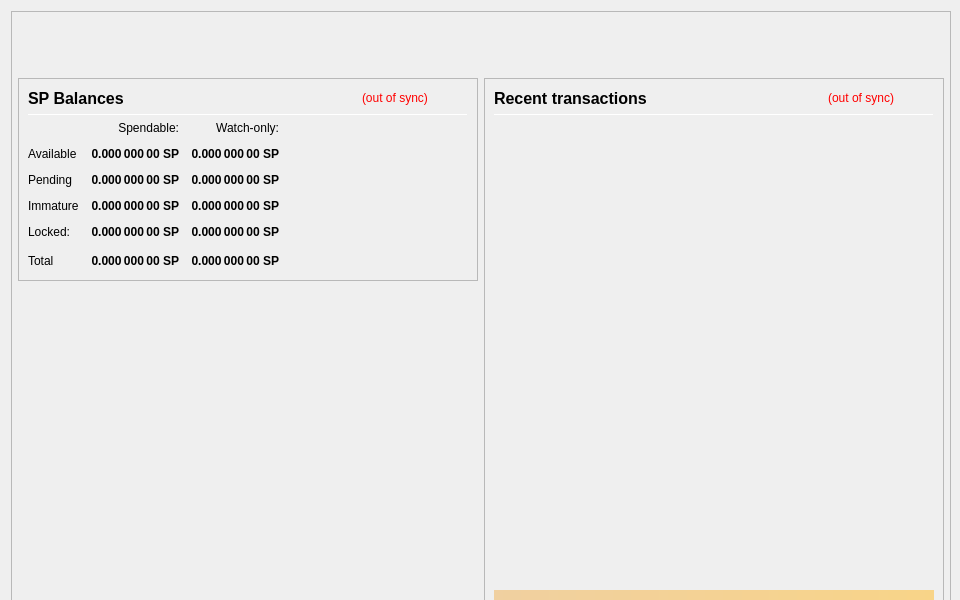
<?xml version="1.0" encoding="UTF-8"?>
<ui version="4.0">
 <class>OverviewPage</class>
 <widget class="QWidget" name="OverviewPage">
  <property name="geometry">
   <rect>
    <x>0</x>
    <y>0</y>
    <width>960</width>
    <height>600</height>
   </rect>
  </property>
  <property name="minimumSize">
   <size>
    <width>960</width>
    <height>600</height>
   </size>
  </property>
  <property name="font">
   <font>
    <weight>50</weight>
    <bold>false</bold>
   </font>
  </property>
  <property name="windowTitle">
   <string>Form</string>
  </property>
  <layout class="QVBoxLayout" name="topLayout" stretch="0">
   <property name="rightMargin">
    <number>9</number>
   </property>
   <item>
    <widget class="QFrame" name="frame_BG">
     <property name="minimumSize">
      <size>
       <width>850</width>
       <height>610</height>
      </size>
     </property>
     <property name="maximumSize">
      <size>
       <width>16777215</width>
       <height>16777215</height>
      </size>
     </property>
     <property name="frameShape">
      <enum>QFrame::StyledPanel</enum>
     </property>
     <property name="frameShadow">
      <enum>QFrame::Raised</enum>
     </property>
     <layout class="QVBoxLayout" name="verticalLayout_3" stretch="0">
      <property name="leftMargin">
       <number>0</number>
      </property>
      <property name="topMargin">
       <number>0</number>
      </property>
      <property name="rightMargin">
       <number>0</number>
      </property>
      <property name="bottomMargin">
       <number>6</number>
      </property>
      <item>
       <layout class="QVBoxLayout" name="verticalLayout_Master" stretch="0,1">
        <property name="leftMargin">
         <number>0</number>
        </property>
        <property name="topMargin">
         <number>0</number>
        </property>
        <property name="rightMargin">
         <number>0</number>
        </property>
        <property name="bottomMargin">
         <number>0</number>
        </property>
        <item>
         <widget class="QFrame" name="frame_Header">
          <layout class="QVBoxLayout" name="verticalLayout_Header" stretch="0">
           <property name="leftMargin">
            <number>0</number>
           </property>
           <property name="topMargin">
            <number>0</number>
           </property>
           <property name="rightMargin">
            <number>0</number>
           </property>
           <property name="bottomMargin">
            <number>0</number>
           </property>
           <item>
            <layout class="QHBoxLayout" name="horizontalLayout_Header" stretch="1,0">
             <property name="spacing">
              <number>6</number>
             </property>
             <item>
              <spacer name="horizontalSpacer_Header">
               <property name="orientation">
                <enum>Qt::Horizontal</enum>
               </property>
               <property name="sizeHint" stdset="0">
                <size>
                 <width>40</width>
                 <height>20</height>
                </size>
               </property>
              </spacer>
             </item>
             <item>
              <widget class="QLabel" name="labelOverviewHeaderRight">
               <property name="minimumSize">
                <size>
                 <width>464</width>
                 <height>60</height>
                </size>
               </property>
               <property name="maximumSize">
                <size>
                 <width>16777215</width>
                 <height>60</height>
                </size>
               </property>
               <property name="font">
                <font>
                 <pointsize>14</pointsize>
                </font>
               </property>
               <property name="text">
                <string/>
               </property>
               <property name="alignment">
                <set>Qt::AlignRight|Qt::AlignTrailing|Qt::AlignVCenter</set>
               </property>
              </widget>
             </item>
            </layout>
           </item>
          </layout>
         </widget>
        </item>
        <item>
         <widget class="QFrame" name="frame_Content">
          <layout class="QVBoxLayout" name="verticalLayout_Content">
           <property name="leftMargin">
            <number>6</number>
           </property>
           <property name="topMargin">
            <number>0</number>
           </property>
           <property name="rightMargin">
            <number>6</number>
           </property>
           <property name="bottomMargin">
            <number>0</number>
           </property>
           <item>
            <layout class="QHBoxLayout" name="horizontalLayout_Content" stretch="1,1">
             <property name="spacing">
              <number>6</number>
             </property>
             <item>
              <layout class="QVBoxLayout" name="verticalLayout_left" stretch="0,0">
               <item>
                <widget class="QFrame" name="frameBalances">
                 <property name="frameShape">
                  <enum>QFrame::StyledPanel</enum>
                 </property>
                 <property name="frameShadow">
                  <enum>QFrame::Raised</enum>
                 </property>
                 <layout class="QVBoxLayout" name="verticalLayout_4">
                  <item>
                   <layout class="QHBoxLayout" name="hlBalancesHeader" stretch="2,0,0">
                    <property name="spacing">
                     <number>6</number>
                    </property>
                    <item>
                     <widget class="QLabel" name="labelBalances">
                      <property name="minimumSize">
                       <size>
                        <width>0</width>
                        <height>0</height>
                       </size>
                      </property>
                      <property name="font">
                       <font>
                        <pointsize>12</pointsize>
                        <weight>75</weight>
                        <bold>true</bold>
                       </font>
                      </property>
                      <property name="text">
                       <string>SP Balances</string>
                      </property>
                     </widget>
                    </item>
                    <item>
                     <widget class="QLabel" name="labelWalletStatus">
                      <property name="cursor">
                       <cursorShape>WhatsThisCursor</cursorShape>
                      </property>
                      <property name="toolTip">
                       <string>The displayed information may be out of date. Your wallet automatically synchronizes with the Supro network after a connection is established, but this process has not completed yet.</string>
                      </property>
                      <property name="styleSheet">
                       <string notr="true">QLabel { color: red; }</string>
                      </property>
                      <property name="text">
                       <string notr="true">(out of sync)</string>
                      </property>
                      <property name="alignment">
                       <set>Qt::AlignLeading|Qt::AlignLeft|Qt::AlignVCenter</set>
                      </property>
                     </widget>
                    </item>
                    <item>
                     <spacer name="hsBalancesHeader">
                      <property name="orientation">
                       <enum>Qt::Horizontal</enum>
                      </property>
                      <property name="sizeHint" stdset="0">
                       <size>
                        <width>40</width>
                        <height>20</height>
                       </size>
                      </property>
                     </spacer>
                    </item>
                   </layout>
                  </item>
                  <item>
                   <widget class="Line" name="lineBalances">
                    <property name="minimumSize">
                     <size>
                      <width>0</width>
                      <height>1</height>
                     </size>
                    </property>
                    <property name="maximumSize">
                     <size>
                      <width>16777215</width>
                      <height>1</height>
                     </size>
                    </property>
                    <property name="orientation">
                     <enum>Qt::Horizontal</enum>
                    </property>
                   </widget>
                  </item>
                  <item>
                   <layout class="QGridLayout" name="gridLayout">
                    <property name="spacing">
                     <number>12</number>
                    </property>
                    <item row="0" column="1">
                     <widget class="QLabel" name="labelSpendable">
                      <property name="text">
                       <string>Spendable:</string>
                      </property>
                      <property name="alignment">
                       <set>Qt::AlignRight|Qt::AlignTrailing|Qt::AlignVCenter</set>
                      </property>
                     </widget>
                    </item>
                    <item row="0" column="2">
                     <widget class="QLabel" name="labelWatchonly">
                      <property name="text">
                       <string>Watch-only:</string>
                      </property>
                      <property name="alignment">
                       <set>Qt::AlignRight|Qt::AlignTrailing|Qt::AlignVCenter</set>
                      </property>
                     </widget>
                    </item>
                    <item row="1" column="0">
                     <widget class="QLabel" name="labelAvailableText">
                      <property name="text">
                       <string>Available</string>
                      </property>
                      <property name="textInteractionFlags">
                       <set>Qt::NoTextInteraction</set>
                      </property>
                     </widget>
                    </item>
                    <item row="1" column="1">
                     <widget class="QLabel" name="labelAvailable">
                      <property name="font">
                       <font>
                        <weight>75</weight>
                        <bold>true</bold>
                       </font>
                      </property>
                      <property name="cursor">
                       <cursorShape>ArrowCursor</cursorShape>
                      </property>
                      <property name="toolTip">
                       <string>Your current spendable balance</string>
                      </property>
                      <property name="text">
                       <string notr="true">0.000 000 00 SP</string>
                      </property>
                      <property name="alignment">
                       <set>Qt::AlignRight|Qt::AlignTrailing|Qt::AlignVCenter</set>
                      </property>
                      <property name="textInteractionFlags">
                       <set>Qt::NoTextInteraction</set>
                      </property>
                     </widget>
                    </item>
                    <item row="1" column="2">
                     <widget class="QLabel" name="labelWatchAvailable">
                      <property name="font">
                       <font>
                        <weight>75</weight>
                        <bold>true</bold>
                       </font>
                      </property>
                      <property name="cursor">
                       <cursorShape>ArrowCursor</cursorShape>
                      </property>
                      <property name="toolTip">
                       <string>Your current balance in watch-only addresses</string>
                      </property>
                      <property name="text">
                       <string notr="true">0.000 000 00 SP</string>
                      </property>
                      <property name="alignment">
                       <set>Qt::AlignRight|Qt::AlignTrailing|Qt::AlignVCenter</set>
                      </property>
                      <property name="textInteractionFlags">
                       <set>Qt::NoTextInteraction</set>
                      </property>
                     </widget>
                    </item>
                    <item row="2" column="0">
                     <widget class="QLabel" name="labelPendingText">
                      <property name="text">
                       <string>Pending</string>
                      </property>
                      <property name="textInteractionFlags">
                       <set>Qt::NoTextInteraction</set>
                      </property>
                     </widget>
                    </item>
                    <item row="2" column="1">
                     <widget class="QLabel" name="labelPending">
                      <property name="font">
                       <font>
                        <weight>75</weight>
                        <bold>true</bold>
                       </font>
                      </property>
                      <property name="cursor">
                       <cursorShape>ArrowCursor</cursorShape>
                      </property>
                      <property name="toolTip">
                       <string>Total of transactions that have yet to be confirmed, and do not yet count toward the spendable balance</string>
                      </property>
                      <property name="text">
                       <string notr="true">0.000 000 00 SP</string>
                      </property>
                      <property name="alignment">
                       <set>Qt::AlignRight|Qt::AlignTrailing|Qt::AlignVCenter</set>
                      </property>
                      <property name="textInteractionFlags">
                       <set>Qt::NoTextInteraction</set>
                      </property>
                     </widget>
                    </item>
                    <item row="2" column="2">
                     <widget class="QLabel" name="labelWatchPending">
                      <property name="font">
                       <font>
                        <weight>75</weight>
                        <bold>true</bold>
                       </font>
                      </property>
                      <property name="cursor">
                       <cursorShape>ArrowCursor</cursorShape>
                      </property>
                      <property name="toolTip">
                       <string>Unconfirmed transactions to watch-only addresses</string>
                      </property>
                      <property name="text">
                       <string notr="true">0.000 000 00 SP</string>
                      </property>
                      <property name="alignment">
                       <set>Qt::AlignRight|Qt::AlignTrailing|Qt::AlignVCenter</set>
                      </property>
                      <property name="textInteractionFlags">
                       <set>Qt::NoTextInteraction</set>
                      </property>
                     </widget>
                    </item>
                    <item row="3" column="0">
                     <widget class="QLabel" name="labelImmatureText">
                      <property name="text">
                       <string>Immature</string>
                      </property>
                      <property name="textInteractionFlags">
                       <set>Qt::NoTextInteraction</set>
                      </property>
                     </widget>
                    </item>
                    <item row="3" column="1">
                     <widget class="QLabel" name="labelImmature">
                      <property name="font">
                       <font>
                        <weight>75</weight>
                        <bold>true</bold>
                       </font>
                      </property>
                      <property name="cursor">
                       <cursorShape>ArrowCursor</cursorShape>
                      </property>
                      <property name="toolTip">
                       <string>Staked or masternode rewards that has not yet matured</string>
                      </property>
                      <property name="text">
                       <string notr="true">0.000 000 00 SP</string>
                      </property>
                      <property name="alignment">
                       <set>Qt::AlignRight|Qt::AlignTrailing|Qt::AlignVCenter</set>
                      </property>
                      <property name="textInteractionFlags">
                       <set>Qt::NoTextInteraction</set>
                      </property>
                     </widget>
                    </item>
                    <item row="3" column="2">
                     <widget class="QLabel" name="labelWatchImmature">
                      <property name="font">
                       <font>
                        <weight>75</weight>
                        <bold>true</bold>
                       </font>
                      </property>
                      <property name="cursor">
                       <cursorShape>ArrowCursor</cursorShape>
                      </property>
                      <property name="toolTip">
                       <string>Staked or masternode rewards in watch-only addresses that has not yet matured</string>
                      </property>
                      <property name="text">
                       <string notr="true">0.000 000 00 SP</string>
                      </property>
                      <property name="alignment">
                       <set>Qt::AlignRight|Qt::AlignTrailing|Qt::AlignVCenter</set>
                      </property>
                      <property name="textInteractionFlags">
                       <set>Qt::NoTextInteraction</set>
                      </property>
                     </widget>
                    </item>
                    <item row="4" column="0">
                     <widget class="QLabel" name="labelLockedText">
                      <property name="toolTip">
                       <string>Locked SP or Masternode collaterals.</string>
                      </property>
                      <property name="text">
                       <string>Locked:</string>
                      </property>
                     </widget>
                    </item>
                    <item row="4" column="1">
                     <widget class="QLabel" name="labelLocked">
                      <property name="font">
                       <font>
                        <weight>75</weight>
                        <bold>true</bold>
                       </font>
                      </property>
                      <property name="cursor">
                       <cursorShape>ArrowCursor</cursorShape>
                      </property>
                      <property name="toolTip">
                       <string>Locked SP or Masternode collaterals.</string>
                      </property>
                      <property name="text">
                       <string notr="true">0.000 000 00 SP</string>
                      </property>
                      <property name="alignment">
                       <set>Qt::AlignRight|Qt::AlignTrailing|Qt::AlignVCenter</set>
                      </property>
                      <property name="textInteractionFlags">
                       <set>Qt::NoTextInteraction</set>
                      </property>
                     </widget>
                    </item>
                    <item row="4" column="2">
                     <widget class="QLabel" name="labelWatchLocked">
                      <property name="font">
                       <font>
                        <weight>75</weight>
                        <bold>true</bold>
                       </font>
                      </property>
                      <property name="cursor">
                       <cursorShape>ArrowCursor</cursorShape>
                      </property>
                      <property name="toolTip">
                       <string>Current locked balance in watch-only addresses</string>
                      </property>
                      <property name="text">
                       <string notr="true">0.000 000 00 SP</string>
                      </property>
                      <property name="alignment">
                       <set>Qt::AlignRight|Qt::AlignTrailing|Qt::AlignVCenter</set>
                      </property>
                      <property name="textInteractionFlags">
                       <set>Qt::NoTextInteraction</set>
                      </property>
                     </widget>
                    </item>
                    <item row="5" column="0">
                     <widget class="QLabel" name="labelTotalText">
                      <property name="text">
                       <string>Total</string>
                      </property>
                      <property name="textInteractionFlags">
                       <set>Qt::NoTextInteraction</set>
                      </property>
                     </widget>
                    </item>
                    <item row="5" column="1">
                     <widget class="QLabel" name="labelTotal">
                      <property name="font">
                       <font>
                        <weight>75</weight>
                        <bold>true</bold>
                       </font>
                      </property>
                      <property name="cursor">
                       <cursorShape>ArrowCursor</cursorShape>
                      </property>
                      <property name="toolTip">
                       <string>Your current total balance</string>
                      </property>
                      <property name="text">
                       <string notr="true">0.000 000 00 SP</string>
                      </property>
                      <property name="alignment">
                       <set>Qt::AlignRight|Qt::AlignTrailing|Qt::AlignVCenter</set>
                      </property>
                      <property name="textInteractionFlags">
                       <set>Qt::NoTextInteraction</set>
                      </property>
                     </widget>
                    </item>
                    <item row="5" column="2">
                     <widget class="QLabel" name="labelWatchTotal">
                      <property name="font">
                       <font>
                        <weight>75</weight>
                        <bold>true</bold>
                       </font>
                      </property>
                      <property name="cursor">
                       <cursorShape>ArrowCursor</cursorShape>
                      </property>
                      <property name="toolTip">
                       <string>Current total balance in watch-only addresses</string>
                      </property>
                      <property name="text">
                       <string notr="true">0.000 000 00 SP</string>
                      </property>
                      <property name="alignment">
                       <set>Qt::AlignRight|Qt::AlignTrailing|Qt::AlignVCenter</set>
                      </property>
                      <property name="textInteractionFlags">
                       <set>Qt::NoTextInteraction</set>
                      </property>
                     </widget>
                    </item>
                    <item row="5" column="3">
                     <spacer name="hsBalances">
                      <property name="orientation">
                       <enum>Qt::Horizontal</enum>
                      </property>
                      <property name="sizeHint" stdset="0">
                       <size>
                        <width>40</width>
                        <height>20</height>
                       </size>
                      </property>
                     </spacer>
                    </item>
                   </layout>
                  </item>
                 </layout>
                </widget>
               </item>
               <item>
                <spacer name="verticalSpacer">
                 <property name="orientation">
                  <enum>Qt::Vertical</enum>
                 </property>
                 <property name="sizeHint" stdset="0">
                  <size>
                   <width>20</width>
                   <height>40</height>
                  </size>
                 </property>
                </spacer>
               </item>
              </layout>
             </item>
             <item>
              <layout class="QVBoxLayout" name="verticalLayout_right" stretch="1">
               <item>
                <widget class="QFrame" name="frame_RecentTransactions">
                 <property name="minimumSize">
                  <size>
                   <width>0</width>
                   <height>0</height>
                  </size>
                 </property>
                 <property name="frameShape">
                  <enum>QFrame::StyledPanel</enum>
                 </property>
                 <property name="frameShadow">
                  <enum>QFrame::Raised</enum>
                 </property>
                 <layout class="QVBoxLayout" name="verticalLayout_1" stretch="0,0,0,0,0">
                  <item>
                   <layout class="QHBoxLayout" name="horizontalLayout_2" stretch="2,0,0">
                    <property name="spacing">
                     <number>3</number>
                    </property>
                    <item>
                     <widget class="QLabel" name="labelRecentTransactions">
                      <property name="minimumSize">
                       <size>
                        <width>0</width>
                        <height>20</height>
                       </size>
                      </property>
                      <property name="font">
                       <font>
                        <pointsize>12</pointsize>
                        <weight>75</weight>
                        <bold>true</bold>
                       </font>
                      </property>
                      <property name="text">
                       <string>Recent transactions</string>
                      </property>
                     </widget>
                    </item>
                    <item>
                     <widget class="QLabel" name="labelTransactionsStatus">
                      <property name="cursor">
                       <cursorShape>WhatsThisCursor</cursorShape>
                      </property>
                      <property name="toolTip">
                       <string>The displayed information may be out of date. Your wallet automatically synchronizes with the Supro network after a connection is established, but this process has not completed yet.</string>
                      </property>
                      <property name="styleSheet">
                       <string notr="true">QLabel { color: red; }</string>
                      </property>
                      <property name="text">
                       <string notr="true">(out of sync)</string>
                      </property>
                      <property name="alignment">
                       <set>Qt::AlignRight|Qt::AlignTrailing|Qt::AlignVCenter</set>
                      </property>
                     </widget>
                    </item>
                    <item>
                     <spacer name="horizontalSpacer">
                      <property name="orientation">
                       <enum>Qt::Horizontal</enum>
                      </property>
                      <property name="sizeHint" stdset="0">
                       <size>
                        <width>40</width>
                        <height>20</height>
                       </size>
                      </property>
                     </spacer>
                    </item>
                   </layout>
                  </item>
                  <item>
                   <widget class="Line" name="line">
                    <property name="minimumSize">
                     <size>
                      <width>0</width>
                      <height>1</height>
                     </size>
                    </property>
                    <property name="maximumSize">
                     <size>
                      <width>16777215</width>
                      <height>1</height>
                     </size>
                    </property>
                    <property name="orientation">
                     <enum>Qt::Horizontal</enum>
                    </property>
                   </widget>
                  </item>
                  <item>
                   <widget class="QListView" name="listTransactions">
                    <property name="minimumSize">
                     <size>
                      <width>0</width>
                      <height>0</height>
                     </size>
                    </property>
                    <property name="styleSheet">
                     <string notr="true">QListView { background: transparent; }</string>
                    </property>
                    <property name="frameShape">
                     <enum>QFrame::NoFrame</enum>
                    </property>
                    <property name="verticalScrollBarPolicy">
                     <enum>Qt::ScrollBarAlwaysOff</enum>
                    </property>
                    <property name="horizontalScrollBarPolicy">
                     <enum>Qt::ScrollBarAlwaysOff</enum>
                    </property>
                    <property name="selectionMode">
                     <enum>QAbstractItemView::NoSelection</enum>
                    </property>
                   </widget>
                  </item>
                  <item>
                   <spacer name="verticalSpacer_2">
                    <property name="orientation">
                     <enum>Qt::Vertical</enum>
                    </property>
                    <property name="sizeType">
                     <enum>QSizePolicy::Expanding</enum>
                    </property>
                    <property name="sizeHint" stdset="0">
                     <size>
                      <width>20</width>
                      <height>40</height>
                     </size>
                    </property>
                   </spacer>
                  </item>
                  <item>
                   <widget class="QLabel" name="labelAlerts">
                    <property name="maximumSize">
                     <size>
                      <width>16777215</width>
                      <height>16777215</height>
                     </size>
                    </property>
                    <property name="styleSheet">
                     <string notr="true">background-color: qlineargradient(x1: 0, y1: 0, x2: 1, y2: 0, stop:0 #F0D0A0, stop:1 #F8D488); color:#000000;</string>
                    </property>
                    <property name="text">
                     <string/>
                    </property>
                    <property name="wordWrap">
                     <bool>true</bool>
                    </property>
                    <property name="margin">
                     <number>3</number>
                    </property>
                   </widget>
                  </item>
                 </layout>
                </widget>
               </item>
              </layout>
             </item>
            </layout>
           </item>
          </layout>
         </widget>
        </item>
       </layout>
      </item>
     </layout>
    </widget>
   </item>
  </layout>
 </widget>
 <resources/>
 <connections/>
</ui>
